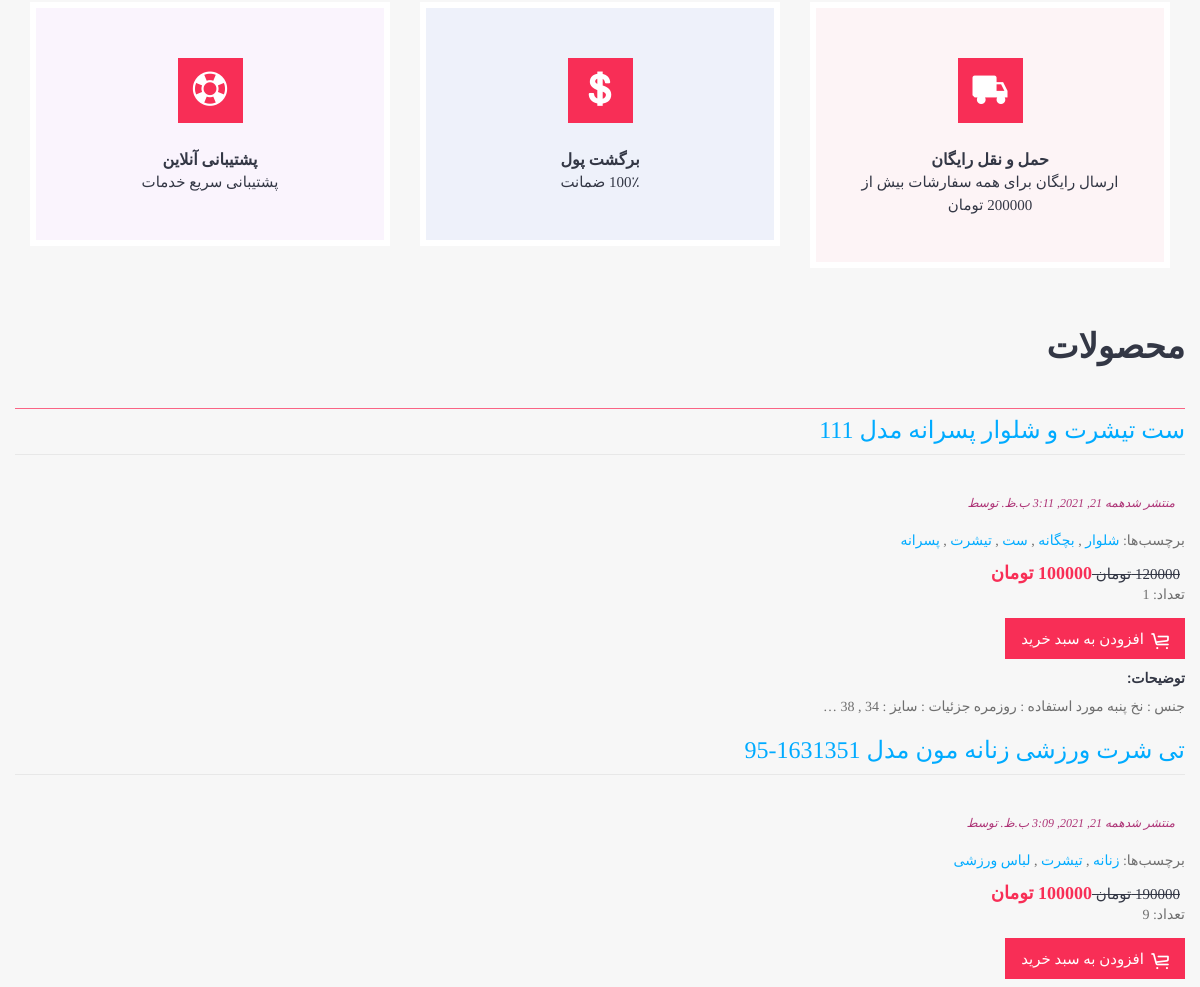
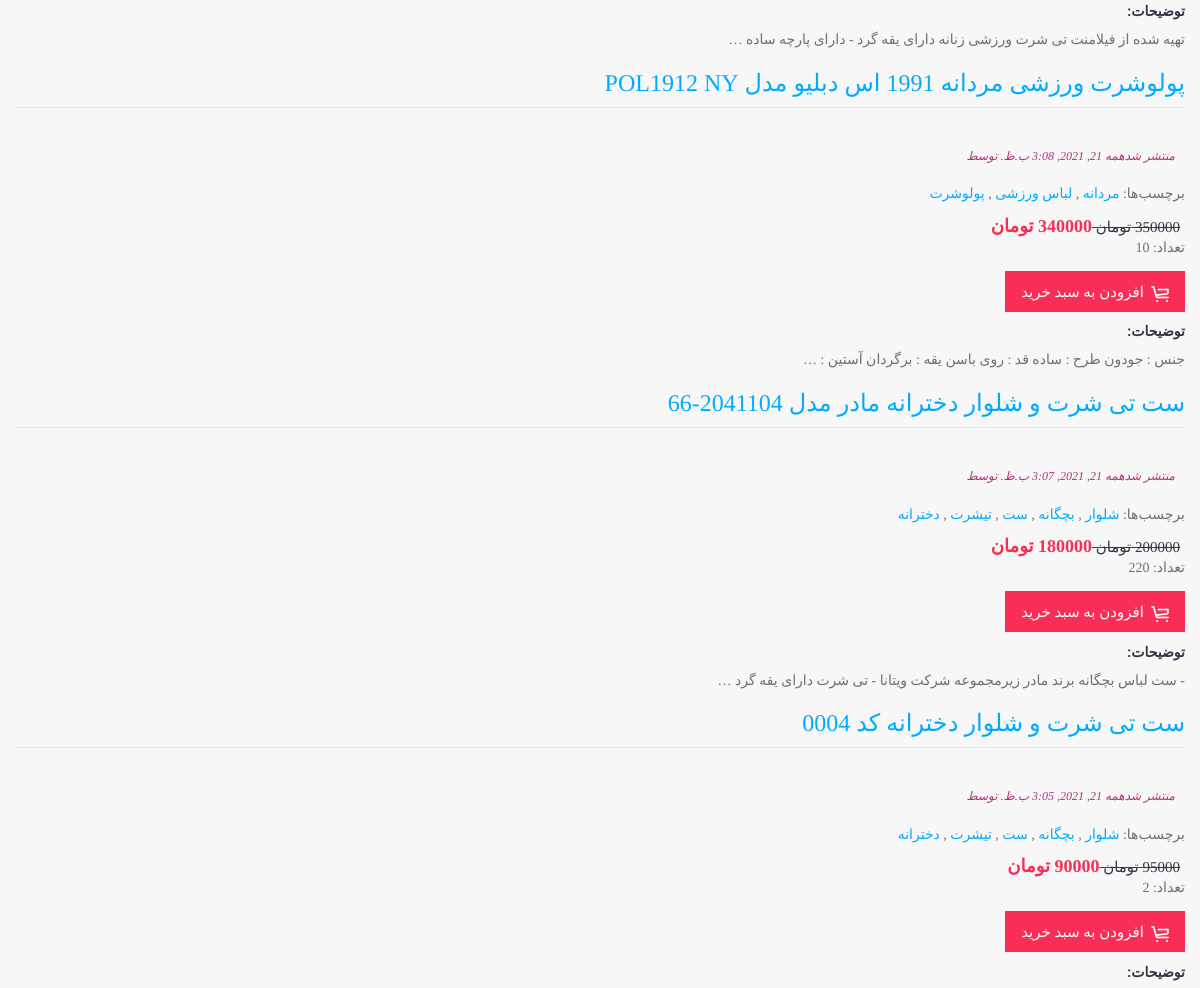
The page /shop/ (middle part) on the database as committed earlier (2 pictures, top to bottom).
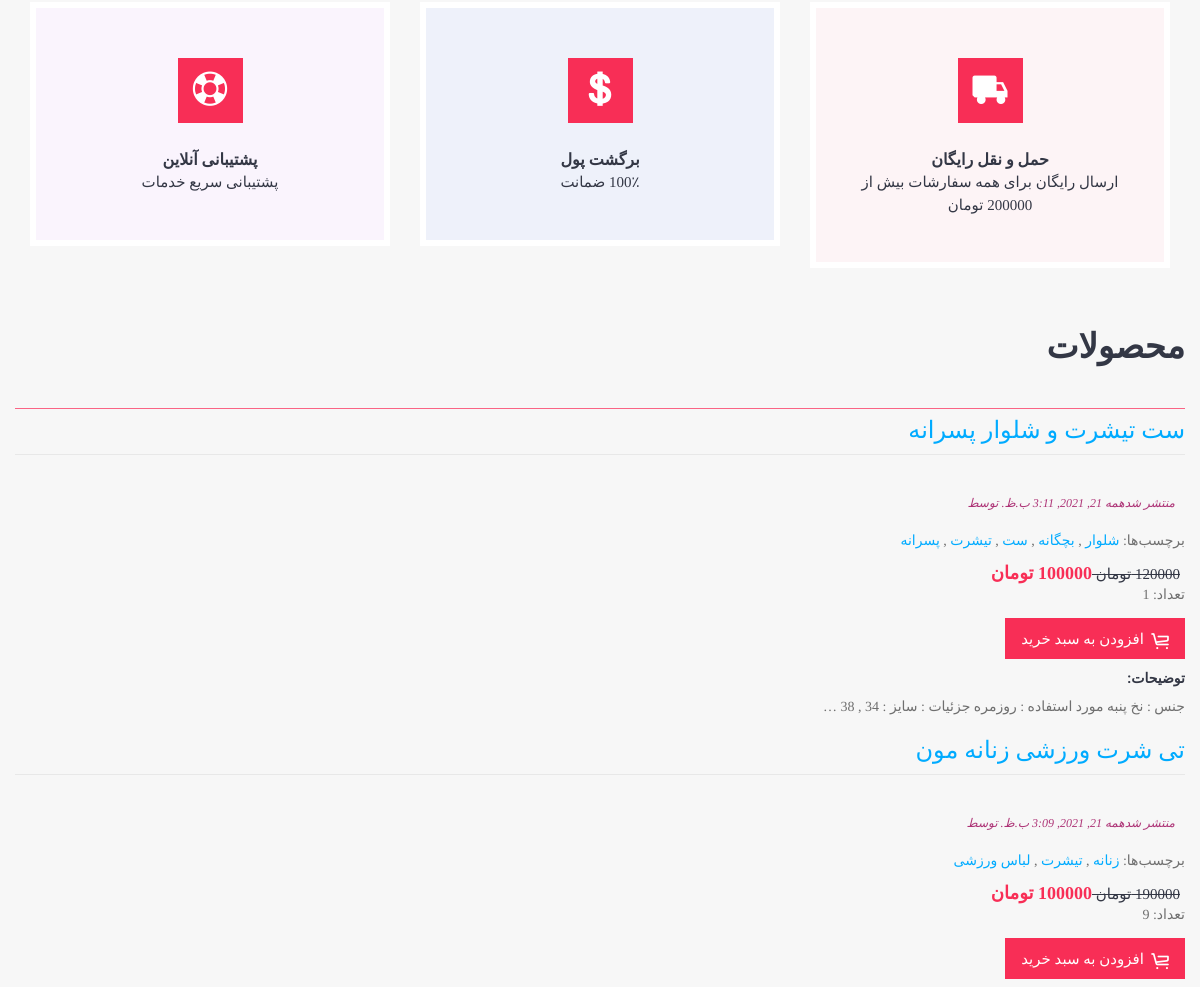
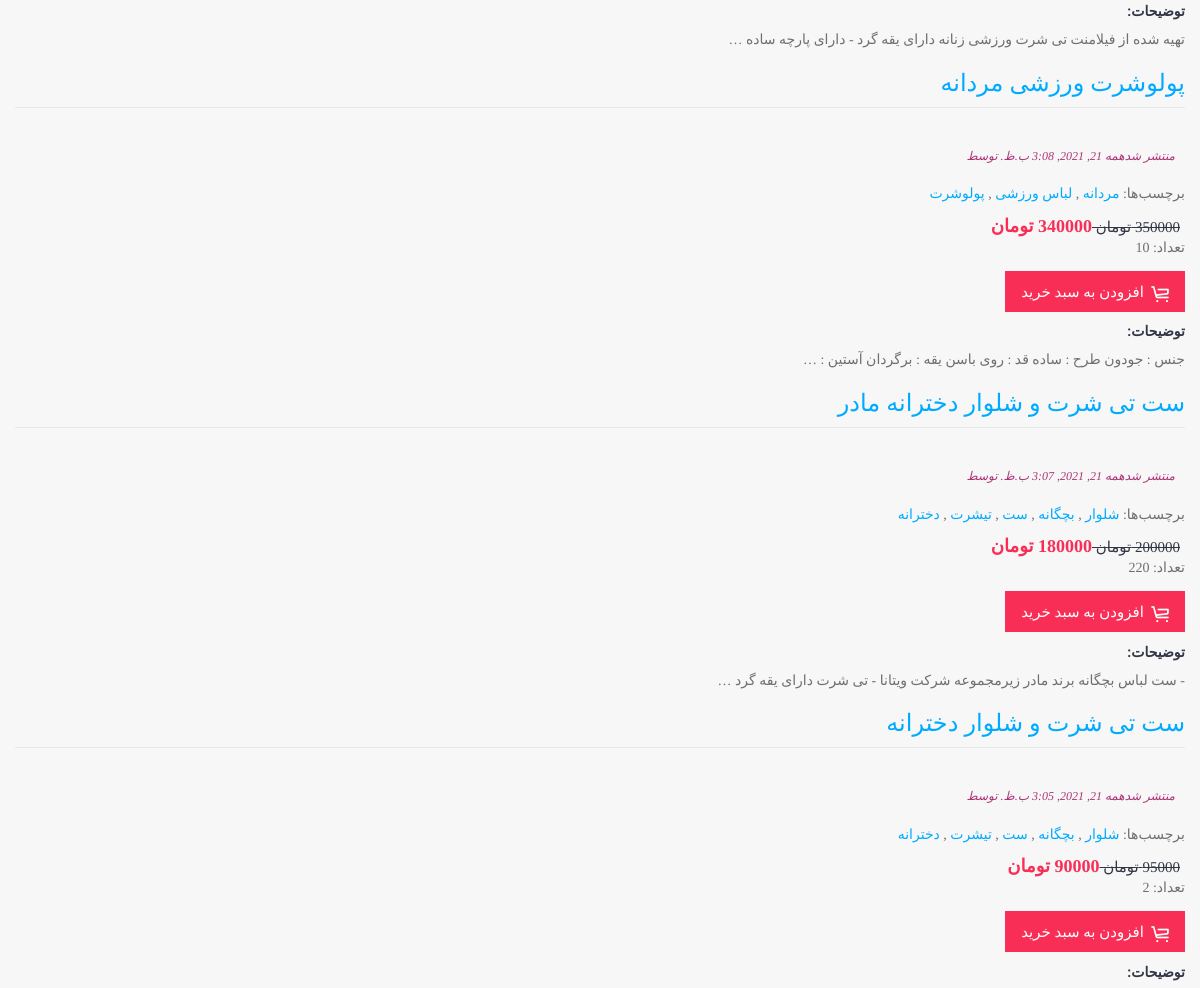
The same page on the database as committed later (2 pictures, top to bottom).
### shop/models.py (models this page shows, shortened)
class shop(models.Model):
    tags = TaggableManager()
    title = models.CharField(max_length=250)
    slug = models.SlugField(max_length=250,unique_for_date='publish')
    user = models.ForeignKey(User,on_delete=models.CASCADE, related_name='Shop_posts')
    body = models.TextField()
    publish = models.DateTimeField(default=timezone.now)
    created = models.DateTimeField(auto_now_add=True)
    updated = models.DateTimeField(auto_now=True)
    price = models.IntegerField(default=1000)
    Discounted_price = models.IntegerField(default=1000)
    count = models.IntegerField(default=1)
    class Meta:
        ordering = ('-publish',)
    def get_absolute_url(self):
        return reverse('shop:post_detail',
                         args=[self.publish.year,self.publish.month,self.publish.day, self.slug])

### shop/views.py (the view)
# urls.py: path('',shop_list, name='shop_list'),
def shop_list(request,tag_slug=None):
        object_list = shop.objects.all()
        tag = None
        if tag_slug:
                tag = get_object_or_404(Tag, slug=tag_slug)
                object_list = object_list.filter(tags__in=[tag])
        paginator = Paginator(object_list, 5) # 5 posts in each page
        try:
                page = request.GET.get('page')
        except:
                page=1
        try:
                posts = paginator.page(page)
        except PageNotAnInteger:
                posts = paginator.page(1)
        except EmptyPage:
                posts = paginator.page(paginator.num_pages)
        return render(request,
                        'shop/post/list.html',
                        {'page': page,
                        'posts': posts,'tag': tag})

### shop/templates/shop/post/list.html (shortened to what the changed rows need)
{% load static %}
<!DOCTYPE html>
<html lang="en">
<head>
    <link href="{% static 'js/vendor/bootstrap/bootstrap.min.css' %}" rel="stylesheet">
    <link href="{% static 'js/vendor/slick/slick.css' %}" rel="stylesheet">
    <link href="{% static 'js/vendor/swiper/swiper.min.css' %}" rel="stylesheet">
    <link href="{% static 'js/vendor/magnificpopup/dist/magnific-popup.css' %}" rel="stylesheet">
    <link href="{% static 'js/vendor/nouislider/nouislider.css' %}" rel="stylesheet">
    <link href="{% static 'js/vendor/darktooltip/dist/darktooltip.css' %}" rel="stylesheet">
    <link href="{% static 'css/animate.css' %}" rel="stylesheet">
    <link href="{% static 'css/shop.css' %}" rel="stylesheet">
    <link href="{% static 'css/style.css' %}" rel="stylesheet">
    <link href="{% static 'css/megamenu.css' %}" rel="stylesheet">
    <link href="{% static 'css/style-rtl.css' %}" rel="stylesheet">
    <link href="{% static 'fonts/icomoon-reg/style.css' %}" rel="stylesheet">
</head>
<body class="boxed rtl">
<div id="wrapper">
    <div class="page-wrapper">
        <main class="page-main">
            {% block content %}
             <a href="http://localhost:8000/shop/">   <h1>محصولات</h1></a>
              {% for post in posts %}
                    <div class ="wrapper">
                        <div class="items">
                                <h2> <a href="{{ post.get_absolute_url }}">
                                    {{ post.title }}
                                </a> </h2>
                                    <p class="date">
                                    منتشر شده{{ post.publish }} توسط {{ post.author }}
                                    </p>
                                    <p class="tags">
                                    برچسب‌ها:
                                    {% for tag in post.tags.all %}
                                    <a href="{% url "shop:shop_list_by_tag" tag.slug %}">
                                    {{ tag.name }}
                                    </a>
                                    {% if not forloop.last %}, {% endif %}
                                    {% endfor %}</p>
                                 <div class="price-box"> <span class="price-container"> <span
                                                            class="price-wrapper"> <span
                                                            class="old-price">   {{post.price}} تومان
                                                            </span>
                                                            <span
                                                            class="special-price">{{post.Discounted_price}} تومان</span> </span>
															</span>
                                                            <p> تعداد: {{post.count}}   </div>
                                            <p>
                                                 <button class="btn add-to-cart" data-product="789123"><i class="icon icon-cart"></i><span>افزودن به سبد خرید</span></button>
                                             </p>
                                             <h4> توضیحات: </h4>
                                {{ post.body|truncatewords:15|linebreaks }}
                    {% endfor %}
                    <br> <br>
                    {% endblock %}
        </main>
    </div>
</div>
</body>
</html>

Rows that differ between the two databases and show on the page:
changed shop "جنس : نخ پنبه مورد استفاده : روزمره جزئیات : سایز : 34 , 38 …": title "ست تیشرت و شلوار پسرانه مدل 111" → "ست تیشرت و شلوار پسرانه"
changed shop "تهیه شده از فیلامنت تی شرت ورزشی زنانه دارای یقه گرد - دارای پارچه ساده …": title "تی شرت ورزشی زنانه مون مدل 1631351-95" → "تی شرت ورزشی زنانه مون"
changed shop "جنس : جودون طرح : ساده قد : روی باسن یقه : برگردان آستین : …": title "پولوشرت ورزشی مردانه 1991 اس دبلیو مدل POL1912 NY" → "پولوشرت ورزشی مردانه"
changed shop "- ست لباس بچگانه برند مادر زیرمجموعه شرکت ویتانا - تی شرت دارای یقه گرد …": title "ست تی شرت و شلوار دخترانه مادر مدل 2041104-66" → "ست تی شرت و شلوار دخترانه مادر"
changed shop: title "ست تی شرت و شلوار دخترانه کد 0004" → "ست تی شرت و شلوار دخترانه"
